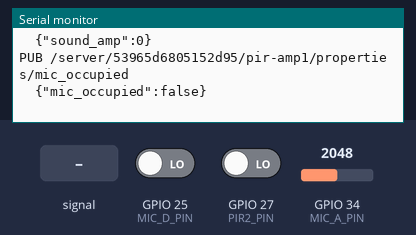
Bench run of a sketch on a simulated ESP32. Shown: the last lines printed to the serial monitor. The test bench sets the inputs (shaded band); at power-on: GPIO 27 (PIR2_PIN) LOW, GPIO 34 (MIC_A_PIN) = 2048, GPIO 25 (MIC_D_PIN) LOW (analog values on the 0–4095 scale). WiFi joins after 1.5 s; servers stay silent unless stated; no MQTT or app messages arrive unless stated.

Above: at 3.1 s.
3.2 s: GPIO 34 (MIC_A_PIN) fed a 200 Hz sine of ±327 counts around its level
At 7.7 s:
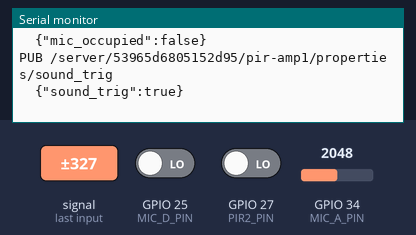
11.7 s: GPIO 27 (PIR2_PIN) driven LOW
13.7 s: GPIO 27 (PIR2_PIN) driven HIGH
15.7 s: GPIO 34 (MIC_A_PIN) set to 2866
At 17.0 s:
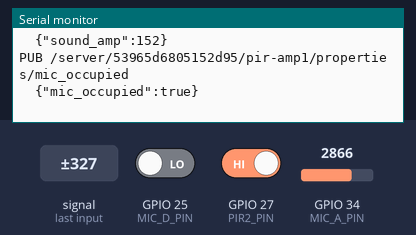
17.2 s: GPIO 34 (MIC_A_PIN) fed a 1000 Hz sine of ±1023 counts around its level
Timing chart, 0 to 19.7 s (numbered marks = the images above; inputs shaded):
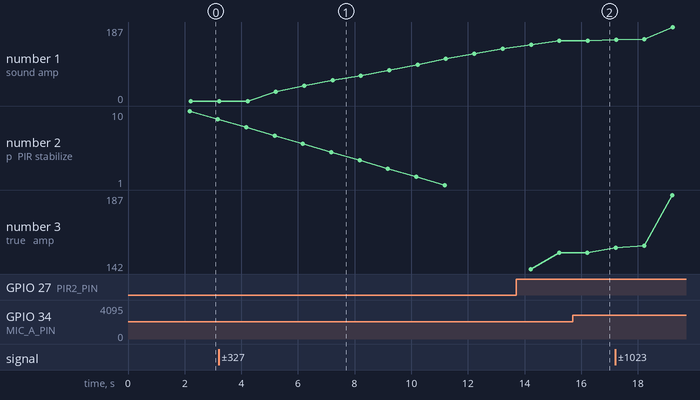

Measured:
- after the input at 3.2 s, the serial monitor: prints a new line after 2.0 s (image 1)
- after the input at 15.7 s, the serial monitor: prints a new line after 0.52 s (image 2)
- plotted number 1: 0 → 107 after the input at 3.2 s, 152 → 187 after the input at 17.2 s
- plotted number 3: 152 → 187 after the input at 17.2 s

The sketch:

pri1+amp.ino
```cpp
#include <WiFi.h>
#include <PubSubClient.h>
#include <ArduinoJson.h>
#include <math.h>

// ===== Wi-Fi =====  ※必要に応じて書き換え
#define WIFI_SSID "BuffaloStationPro"
#define WIFI_PASS "SummerCamp2018"

// ===== Echonet Web API (MQTT Broker) =====
#define MQTT_BROKER "150.65.179.132"
#define MQTT_PORT   7883
#define CID         "53965d6805152d95"
#define DEV_ID      "pir-amp1"    // ←重複しないIDに

// ===== Pins =====
const int PIR2_PIN  = 27;   // PIR（Keyestudio 等）
const int MIC_A_PIN = 34;   // AMP A0 (ADC1)
const int MIC_D_PIN = 25;   // AMP D0 (digital)

// ===== Intervals =====
const uint32_t PUBLISH_EVERY_MS = 1000;   // 毎秒送信
const uint32_t PIR_WARMUP_MS    = 10000;  // PIR安定化待ち

// ===== MQTT =====
WiFiClient wifiClient;
PubSubClient mqttClient(wifiClient);

// ===== State =====
unsigned long t0 = 0, lastTick = 0;
bool lastPir2=false;
bool lastSoundTrig=false;

// ---------- MQTT helpers ----------
void publishMqtt(const char* topic, const char* payload) {
  Serial.printf("PUB %s\n  %s\n", topic, payload);
  if (!mqttClient.publish(topic, payload)) Serial.println("  -> publish failed");
}

void registerDevice() {
  char topic[128]; snprintf(topic, sizeof(topic), "/server/%s/register", CID);
  StaticJsonDocument<256> doc;
  doc["id"] = DEV_ID;
  doc["deviceType"] = "pirSoundSensor";
  char payload[256]; serializeJson(doc, payload);
  publishMqtt(topic, payload);
}

void registerProperties() {
  char topic[128]; snprintf(topic, sizeof(topic), "/server/%s/%s/properties", CID, DEV_ID);
  StaticJsonDocument<1024> doc;

  JsonObject manufacturer = doc.createNestedObject("manufacturer");
  manufacturer["code"] = "0x000000";
  JsonObject desc = manufacturer.createNestedObject("descriptions");
  desc["ja"] = "JAIST"; desc["en"] = "JAIST";
  JsonObject protocol = doc.createNestedObject("protocol");
  protocol["type"] = "custom_mqtt"; protocol["version"] = "1.0";

  // 初期プロパティ
  doc["pir2"]         = false;
  doc["sound_amp"]    = 0;
  doc["sound_trig"]   = false;
  doc["mic_occupied"] = false;
  // （必要ならデバッグ用）doc["mic_score"] = 0;

  char payload[1024]; serializeJson(doc, payload);
  publishMqtt(topic, payload);
}

void reconnectMqtt() {
  while (!mqttClient.connected()) {
    Serial.print("MQTT connecting...");
    String cid = String("esp32-") + DEV_ID;
    if (mqttClient.connect(cid.c_str())) {
      Serial.println("connected");
      registerDevice();
      delay(200);
      registerProperties();
    } else {
      Serial.printf("fail rc=%d, retry in 3s\n", mqttClient.state());
      delay(3000);
    }
  }
}

// ---------- Wi-Fi簡易再接続 ----------
unsigned long lastWifiTry = 0;
bool ensureWiFi() {
  if (WiFi.status() == WL_CONNECTED) return true;
  if (millis() - lastWifiTry > 5000) {
    lastWifiTry = millis();
    Serial.println("WiFi reconnect...");
    WiFi.disconnect(true, true);
    delay(20);
    WiFi.begin(WIFI_SSID, WIFI_PASS);
  }
  return false;
}

// ===================================================================
// == Mic Presence Detection (Noise-Hardened) for room occupancy    ==
// Pins: MIC_A_PIN (ADC1=34), MIC_D_PIN (25)
// 1秒周期くらいで readMicPresence(...) を呼び出してください。
// 出力：amp / trig / occupied / score
// ===================================================================

// ---- サンプリング設定 ----
static const uint16_t FS_HZ     = 4000;   // 4 kHz
static const uint16_t WIN_MS    = 30;     // 30ms/窓
static const uint16_t N_SAMP    = (FS_HZ * WIN_MS) / 1000; // =120

// ---- フィルタ係数 ----
static const float  DC_A        = 0.02f;  // DCトラッキング
static const float  ENV_FAST_A  = 0.25f;  // 窓内エンベロープ
static const float  ENV_SLOW_A  = 0.10f;  // 窓間エンベロープ

// ---- 可変ノイズ床（上昇は遅く・下降は速く）----
static const float  FLR_UP_A    = 0.002f; // ↑ゆっくり
static const float  FLR_DN_A    = 0.02f;  // ↓速い

// ---- 閾値・瞬時イベント判定 ----
static const float  THR_GAIN    = 4.5f;   // 4.5〜6.0で部屋に合わせ調整
static const float  MIN_THR     = 35.0f;  // 25〜80で調整
static const float  HYST_FALL   = 0.55f;
static const uint16_t HOLD_MS   = 300;

// ---- スパイク除去/揺らぎ抑制 ----
static const uint8_t  ON_STREAK   = 2;
static const uint8_t  OFF_STREAK  = 2;
static const float    MOD_MIN     = 0.08f; // 0.10〜0.15でさらに厳しく

// ---- 在室スコア ----
static const uint8_t  SCORE_MAX   = 20;
static const uint8_t  SCORE_ON    = 8;    // 在室ON閾
static const uint8_t  SCORE_OFF   = 3;    // 在室OFF閾
static const uint8_t  INC_EVENT   = 2;    // イベントで +2
static const uint8_t  INC_D0BONUS = 1;    // D0 High でさらに +1
static const uint8_t  DEC_IDLE    = 1;    // イベントなしで -1/秒

// ---- 内部状態 ----
static float  dcMean   = 2048.0f;
static float  envFast  = 0.0f;
static float  envSlow  = 0.0f;
static float  noiseFlr = 0.0f;

static bool   eventTrig   = false;
static unsigned long trigUntil = 0;
static uint8_t onStreak = 0, offStreak = 0, d0Streak = 0;

static uint8_t occScore = 0;
static bool    occupied = false;

// メディアン（5窓）
static float median5(float a, float b, float c, float d, float e) {
  float x[5] = {a,b,c,d,e};
  for (int i=0;i<4;i++) for (int j=i+1;j<5;j++) if (x[j]<x[i]) { float t=x[i]; x[i]=x[j]; x[j]=t; }
  return x[2];
}
static float winBuf[5] = {0,0,0,0,0};
static uint8_t winIdx = 0;

void readMicPresence(uint16_t &ampOut, bool &trigOut, bool &occupiedOut, uint8_t &scoreOut) {
  float deltaSum = 0.0f;

  for (uint16_t i=0; i<N_SAMP; ++i) {
    uint16_t x = analogRead(MIC_A_PIN);
    dcMean  = (1.0f - DC_A) * dcMean + DC_A * x;
    float ac = fabsf((float)x - dcMean);
    float envFastOld = envFast;
    envFast = (1.0f - ENV_FAST_A) * envFast + ENV_FAST_A * ac;
    deltaSum += fabsf(envFast - envFastOld);
    delayMicroseconds(1000000UL / FS_HZ);
  }

  // 窓間エンベロープ
  envSlow = (1.0f - ENV_SLOW_A) * envSlow + ENV_SLOW_A * envFast;

  // メディアン（5窓）
  winBuf[winIdx] = envSlow; winIdx = (winIdx + 1) % 5;
  float envMed = median5(winBuf[0], winBuf[1], winBuf[2], winBuf[3], winBuf[4]);

  // ノイズ床（上昇遅・下降速）
  if (envMed < noiseFlr) noiseFlr = (1.0f - FLR_DN_A) * noiseFlr + FLR_DN_A * envMed;
  else                   noiseFlr = (1.0f - FLR_UP_A) * noiseFlr + FLR_UP_A * envMed;

  float thr = noiseFlr * THR_GAIN + MIN_THR;

  // 変調度（定常騒音の弾き）
  float mod = (envMed > 1.0f) ? (deltaSum / (float)N_SAMP) / envMed : 0.0f;

  // D0（デジタル）窓デバウンス
  bool d0 = (digitalRead(MIC_D_PIN) == HIGH);
  d0Streak = d0 ? (uint8_t)min<int>(255, d0Streak+1) : 0;

  // イベント候補
  bool cand = ((envMed >= thr) && (mod >= MOD_MIN)) || (d0Streak >= 1);

  // 瞬時イベント：ヒステリシス＋保持
  unsigned long now = millis();
  if (eventTrig) {
    bool offCond = (envMed < thr*HYST_FALL) && !d0 && (mod < MOD_MIN);
    offStreak = offCond ? (uint8_t)min<int>(255, offStreak+1) : 0;
    if (now >= trigUntil && offStreak >= OFF_STREAK) {
      eventTrig = false; onStreak = 0;
    }
  } else {
    onStreak = cand ? (uint8_t)min<int>(255, onStreak+1) : 0;
    if (onStreak >= ON_STREAK) {
      eventTrig = true; trigUntil = now + HOLD_MS; offStreak = 0;
    }
  }

  // 在室スコア（ゆっくり上下）
  if (eventTrig) {
    uint8_t inc = INC_EVENT + (d0 ? INC_D0BONUS : 0);
    occScore = (uint8_t)min<int>(SCORE_MAX, occScore + inc);
  } else {
    occScore = (occScore > DEC_IDLE) ? (occScore - DEC_IDLE) : 0;
  }

  // 在室ヒステリシス
  if (!occupied && occScore >= SCORE_ON)  occupied = true;
  if ( occupied && occScore <= SCORE_OFF) occupied = false;

  // 出力
  ampOut      = (uint16_t)envMed;
  trigOut     = eventTrig;
  occupiedOut = occupied;
  scoreOut    = occScore;
}
// ===================================================================

void setup() {
  Serial.begin(115200);
  delay(300);
  Serial.println("\n--- PIR(27) + AMP presence to ELWA/MQTT ---");

  // Wi-Fi
  WiFi.mode(WIFI_STA);
  WiFi.begin(WIFI_SSID, WIFI_PASS);
  Serial.print("WiFi connecting");
  while (WiFi.status() != WL_CONNECTED) { delay(400); Serial.print("."); }
  Serial.printf("\nWiFi OK: %s\n", WiFi.localIP().toString().c_str());

  // MQTT
  mqttClient.setServer(MQTT_BROKER, MQTT_PORT);

  // Pins
  pinMode(PIR2_PIN, INPUT);
  pinMode(MIC_D_PIN, INPUT);
  analogReadResolution(12);                     // 0..4095
  analogSetPinAttenuation(MIC_A_PIN, ADC_11db); // ~0..3.3V

  t0 = millis();
}

void loop() {
  // ネットワーク維持
  if (ensureWiFi()) {
    if (!mqttClient.connected()) reconnectMqtt();
    mqttClient.loop();
  }

  const unsigned long now = millis();
  if (now - lastTick < PUBLISH_EVERY_MS) return;
  lastTick = now;

  // --- PIR（GPIO27 / ウォームアップ） ---
  bool warm = (now - t0 < PIR_WARMUP_MS);
  bool pir2=false;
  if (!warm) {
    pir2 = (digitalRead(PIR2_PIN) == HIGH);
  } else {
    uint32_t left = (PIR_WARMUP_MS - (now - t0) + 999) / 1000;
    Serial.printf("[warmup] PIR stabilize... %lus\n", left);
  }

  // --- AMP 在室版 ---
  uint16_t amp; bool trig, occupied; uint8_t score;
  readMicPresence(amp, trig, occupied, score);

  // ===== Serial debug =====
  if (!warm) Serial.printf("{\"pir2\":%s}  ", pir2 ? "true":"false");
  Serial.printf("amp=%u trig=%s occ=%s score=%u\n",
                amp, trig ? "true":"false", occupied ? "true":"false", score);

  // ===== MQTT Publish =====
  // PIRは毎秒（ウォームアップ中は送らない）
  if (!warm) {
    char topic[160], payload[128];
    snprintf(topic, sizeof(topic), "/server/%s/%s/properties/pir2", CID, DEV_ID);
    StaticJsonDocument<64> j; j["pir2"] = pir2;
    serializeJson(j, payload); publishMqtt(topic, payload);
  }

  // AMP: 毎秒 amp / occupied、trig は変化時のみ
  { // sound_amp
    char topic[160], payload[128];
    snprintf(topic, sizeof(topic), "/server/%s/%s/properties/sound_amp", CID, DEV_ID);
    StaticJsonDocument<64> j; j["sound_amp"] = amp;
    serializeJson(j, payload); publishMqtt(topic, payload);
  }
  { // mic_occupied
    char topic[160], payload[128];
    snprintf(topic, sizeof(topic), "/server/%s/%s/properties/mic_occupied", CID, DEV_ID);
    StaticJsonDocument<64> j; j["mic_occupied"] = occupied;
    serializeJson(j, payload); publishMqtt(topic, payload);
  }
  if (trig != lastSoundTrig) {
    lastSoundTrig = trig;
    char topic[160], payload[128];
    snprintf(topic, sizeof(topic), "/server/%s/%s/properties/sound_trig", CID, DEV_ID);
    StaticJsonDocument<64> j; j["sound_trig"] = trig;
    serializeJson(j, payload); publishMqtt(topic, payload);
  }

  // （必要ならデバッグ用スコア出力を追加でPublish可能）
  // char topic[160], payload[128];
  // snprintf(topic, sizeof(topic), "/server/%s/%s/properties/mic_score", CID, DEV_ID);
  // StaticJsonDocument<64> js; js["mic_score"] = score;
  // serializeJson(js, payload); publishMqtt(topic, payload);
}
```
